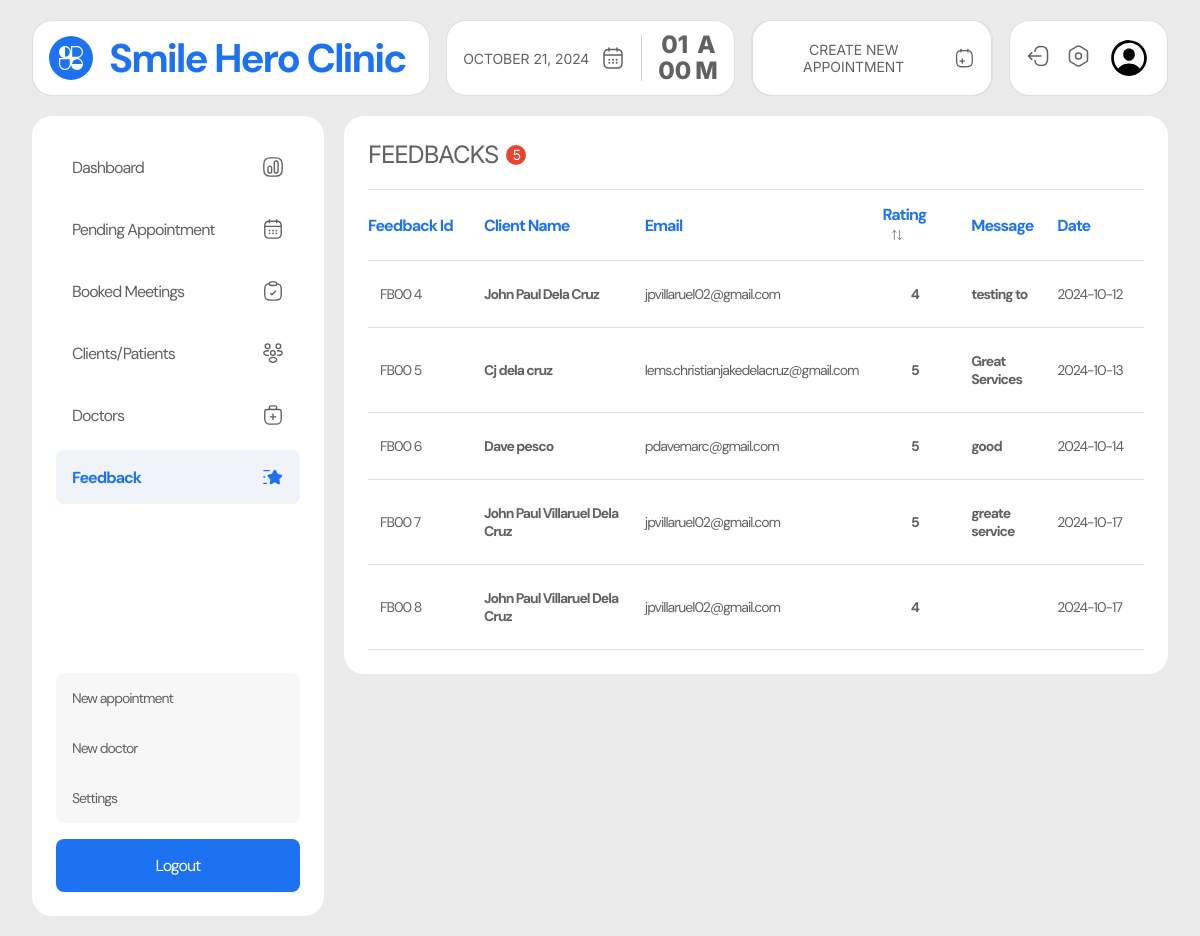
The page /admin/feedback.php (signed in) on the database its author committed.
### tables this page shows
CREATE TABLE `feedback` (
  `id` int(11) NOT NULL,
  `user_id` varchar(100) NOT NULL,
  `doctor_id` varchar(100) DEFAULT NULL,
  `name` varchar(299) NOT NULL,
  `email` varchar(299) NOT NULL,
  `feedback` text NOT NULL,
  `rating` enum('1','2','3','4','5') NOT NULL,
  `created_at` datetime NOT NULL
);

### admin/feedback.php (the view, shortened to what this page needs)
<?php
require_once '../includes/dbh.inc.php';
$limit = 10;
$page = isset($_GET['page']) ? (int)$_GET['page'] : 1;
$start = ($page - 1) * $limit;
$totalQuery = "SELECT COUNT(*) AS total FROM feedback";
$totalResult = $conn->query($totalQuery);
$totalRow = $totalResult->fetch_assoc();
$totalRecords = $totalRow['total'];
$query = "SELECT * FROM feedback LIMIT $start, $limit";
$result = $conn->query($query);
$users = [];
if ($result->num_rows > 0) {
  while ($row = $result->fetch_assoc()) {
    $users[] = $row;
  }
}
?>
<!DOCTYPE html>
<html lang="en">
<head>
  <link rel="stylesheet" href="../src/dist/styles.css" />
</head>
<body class="admin__page">
  <main class="admin__main">
    <?php include("includes/nav.php"); ?>
    <section class="admin__content">
      <?php include("includes/side_nav.php"); ?>
      <div class="feedbacks__container">
        <div class="feedbacks__table">
          <h1 class="table-heading">feedbacks<span class="table-item-count"><?php echo $totalRecords ?></span></h1>
          <table>
            <thead>
              <tr>
                <th>feedback id</th>
                <th>client name</th>
                <th>email</th>
                <th>
                  rating
                  <div class="dropdown-container">
                    <button class="filter-btn">
                    </button>
                  </div>
                </th>
                <th>message</th>
                <th>date</th>
              </tr>
            </thead>
            <tbody>
              <?php foreach($users as $user){?>
              <tr>
                <td class="patient-cell id">FB00  <?php echo $user['id']?></td>
                <td class="patient-cell name"><?php echo $user['name']?></td>
                <td class="patient-cell email"><?php echo $user['email']?></td>
                <td class="patient-cell rating"><?php echo $user['rating']?></td>
                <td class="patient-cell message"><?php echo $user['feedback']?></td>
                <td class="patient-cell date"><?php echo $user['created_at']?></td>
              </tr>
              <?php } ?>
            </tbody>
          </table>
        </div>
      </div>
    </section>
  </main>
</body>
</html>

### rows shown on the page
feedback: id "4", name "John Paul Dela Cruz", email "jpvillaruel02@gmail.com", rating "4", feedback "testing to"
feedback: id "5", name "Cj dela cruz", email "lems.christianjakedelacruz@gmail.com", rating "5", feedback "Great Services"
feedback: id "6", name "Dave pesco", email "pdavemarc@gmail.com", rating "5", feedback "good"
feedback: id "7", name "John Paul Villaruel Dela Cruz", email "jpvillaruel02@gmail.com", rating "5", feedback "greate service"
feedback: id "8", name "John Paul Villaruel Dela Cruz", email "jpvillaruel02@gmail.com", rating "4"

### other values the page prints
$totalRecords "5"
